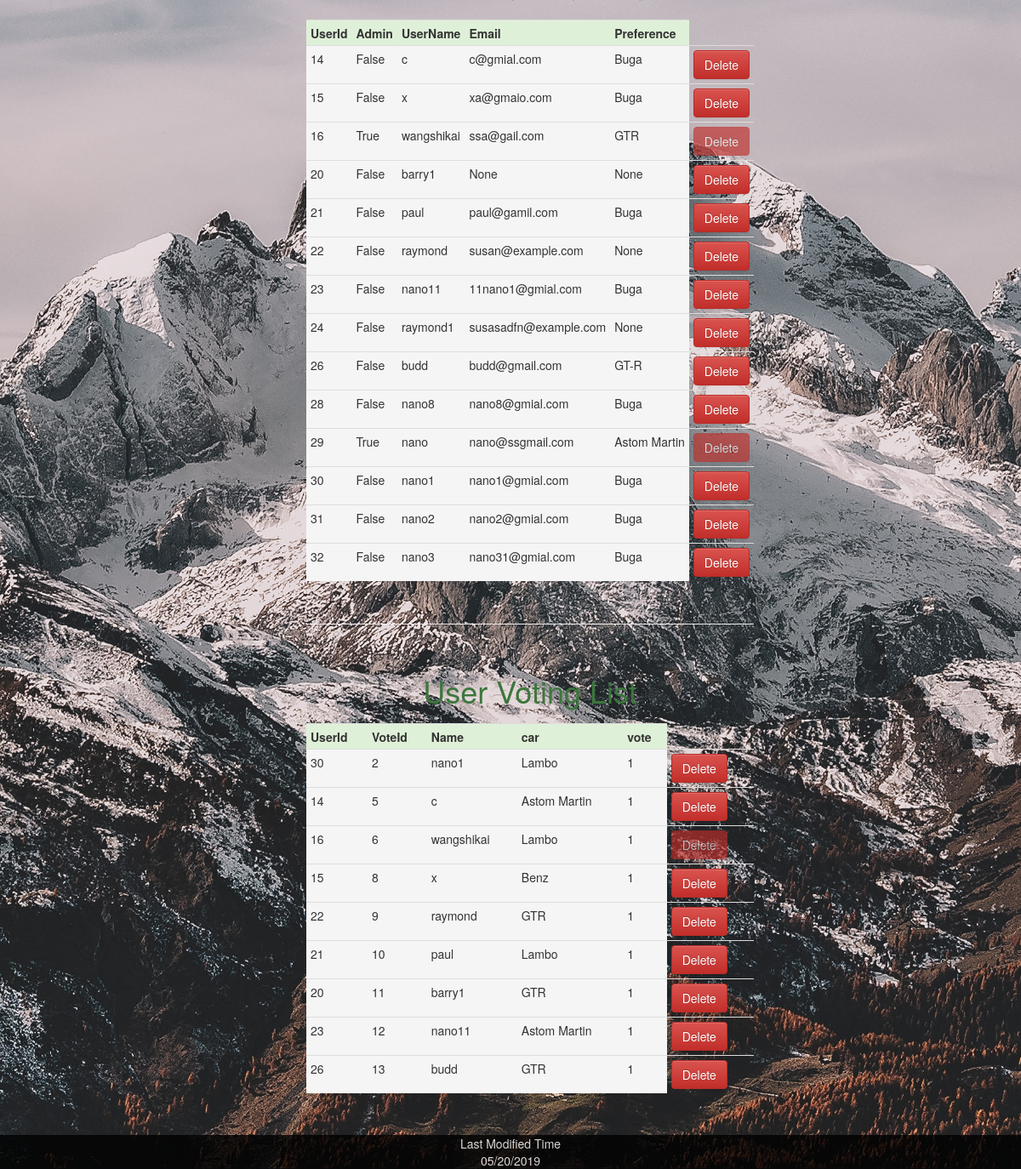
Page /hoster (signed in, lower part) on the earlier database version.
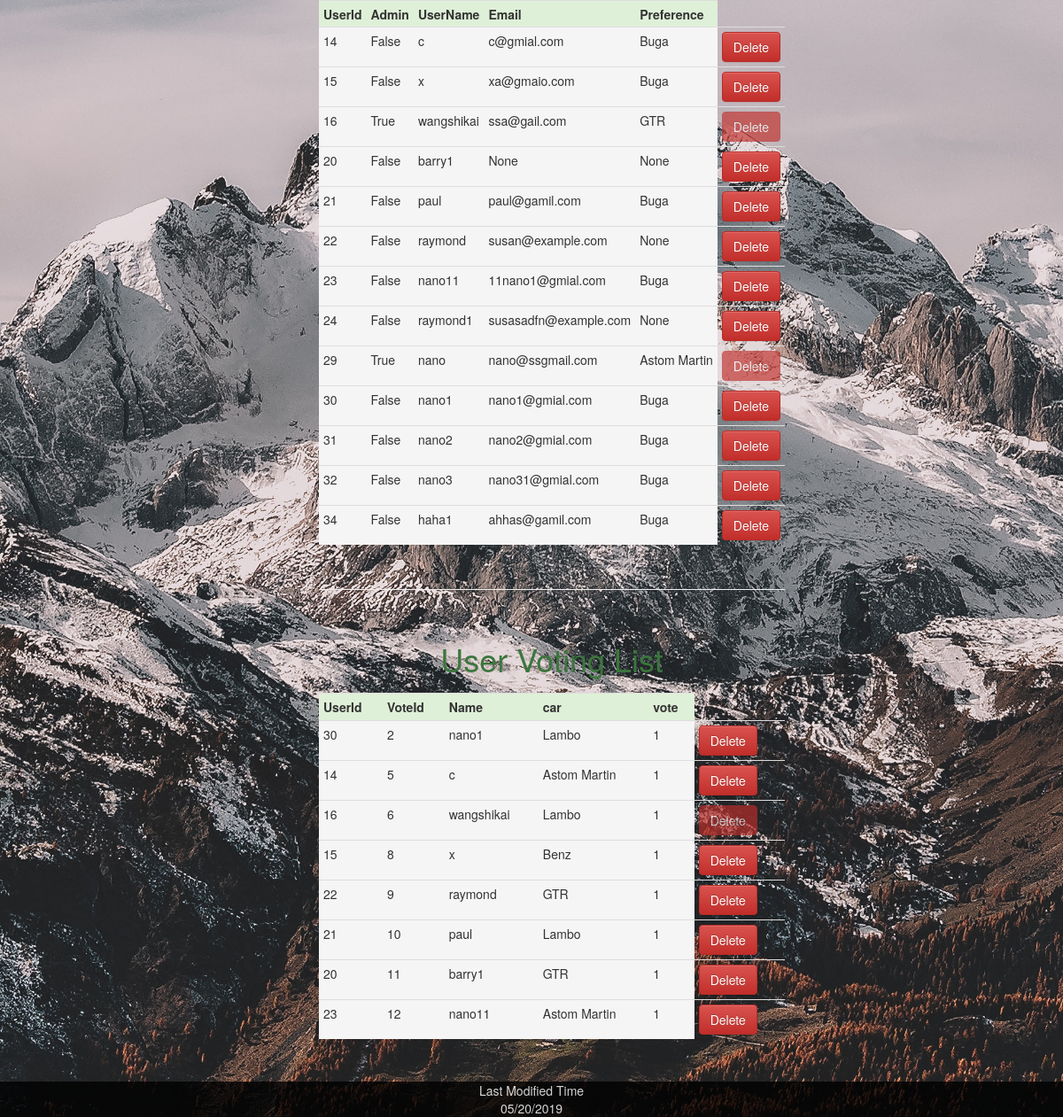
Same page on the later database version.
### app/models.py (models this page shows, shortened)
class User(UserMixin, db.Model):
    id = db.Column(db.Integer, primary_key=True)
    username = db.Column(db.String(64), index=True, unique=True)
    email = db.Column(db.String(120), index=True, unique=True)
    admin = db.Column(db.Boolean, default=False, nullable=False)
    preference = db.Column(db.String(320))
    password_hash = db.Column(db.String(128))
    record_id = relationship("Record", backref="user", lazy="dynamic")
    choice_id = relationship("Choice", backref="user", lazy="dynamic")
    def __repr__(self):
        return '{}'.format(self.username)

class Choice(db.Model):
    id = db.Column(db.Integer, primary_key=True)
    chooseSeries = db.Column(db.String, db.ForeignKey('brand.carSeries'))
    vote = db.Column(db.Integer, default=False, nullable=False)
    UserId = db.Column(db.Integer, db.ForeignKey('user.id'), unique=True)

### app/routes.py (the view)
@app.route('/hoster')
@login_required
def hoster():
    if current_user.admin == True:
        users = User.query.all()
        choose = db.session.query(Choice).join(User)
        name = db.session.query(User).join(Choice)
        brand = db.session.query(Brand)
        return render_template('admin.html', users=users, choose=choose, name=name, brand=brand)
    else:
        flash("Can't not access admin page directly")
        return redirect(url_for('index'))

### app/models.py (called while the page is built)
@login.user_loader
def load_user(id):
    return User.query.get(int(id))

### app/routes.py (called while the page is built)
@app.context_processor
def override_url_for():
    return dict(url_for=dated_url_for)

def dated_url_for(endpoint, **values):
    if endpoint == 'static':
        filename = values.get('filename', None)
        if filename:
            file_path = os.path.join(app.root_path,
                                     endpoint, filename)
            values['q'] = int(os.stat(file_path).st_mtime)
    return url_for(endpoint, **values)

### app/templates/admin.html (shortened to what this page needs)
{% extends "base.html" %}
{% block content %}
<div class="info">
<table class="table table-condensed">
        <caption style="text-align: center"><h1 class="text-success">User Information</h1></caption>
    <tr>
        <th class="success">UserId</th>
        <th class="success">Admin</th>
        <th class="success">UserName</th>
        <th class="success">Email</th>
        <th class="success">Preference</th>
    </tr>
    <tr>
            {% for user in users %}
            <tr>
                <td class="active">{{user.id}}</td>
                <td class="active">{{user.admin}}</td>
                <td class="active">{{user.username}}</td>
                <td  class="active">{{user.email}}</td>
                <td  class="active">{{user.preference}}</td>
                <form action="{{url_for('delete_user', id=user.id )}}" method="post" >
                {% if user.admin==True %}
                <td><button type="submit"  class="btn btn-danger" value="Delete" disabled>Delete</button></td>
                {% else %}
                <td><button type="submit"  class="btn btn-danger" value="Delete" >Delete</button></td>
                {% endif %}
                </form>
            </tr>
            {% endfor %}
    </tr>
</table>
<br>
<hr>
<table class="table table-condensed">
    <caption style="text-align: center"><h1 class="text-success">User Voting List</h1></caption>
    <tr>
        <th class="success">UserId</th>
        <th class="success">VoteId</th>
        <th class="success">Name</th>
        <th class="success">car</th>
        <th class="success">vote</th>
    </tr>
    <tr>
            {% for c in choose %}
            <tr>
                <td class="active">{{c.UserId}}</td>
                <td class="active">{{c.id}}</td>
                <td class="active">{{c.user.username}}</td>
                <td class="active">{{c.chooseSeries}}</td>
                <td class="active">{{c.vote}}</td>
                <form action="{{url_for('delete_vote', id=c.id )}}" method="post" >
                {% if c.user.admin==True %}
                <td><button type="submit"  class="btn btn-danger" value="Delete" disabled>Delete</button></td>
                {% else %}
                <td><button type="submit"  class="btn btn-danger" value="Delete" >Delete</button></td>
                {% endif %}
            </form>
            </tr>
            {% endfor %}
    </tr>
</table>
<br>
<br>
<br>
<br>
</div>
{% endblock %}

Differences in the rows shown:
removed User: id "26", admin "False", username "budd", email "budd@gmail.com", preference "GT-R", shows "Delete"
removed User: id "28", admin "False", username "nano8", email "nano8@gmial.com", preference "Buga", shows "Delete"
no longer on this page (row edited): Choice: UserId "26", id "13", user.username "budd", chooseSeries "GTR", vote "1", shows "Delete"
added User: id "34", admin "False", username "haha1", email "ahhas@gamil.com", preference "Buga", shows "Delete"
